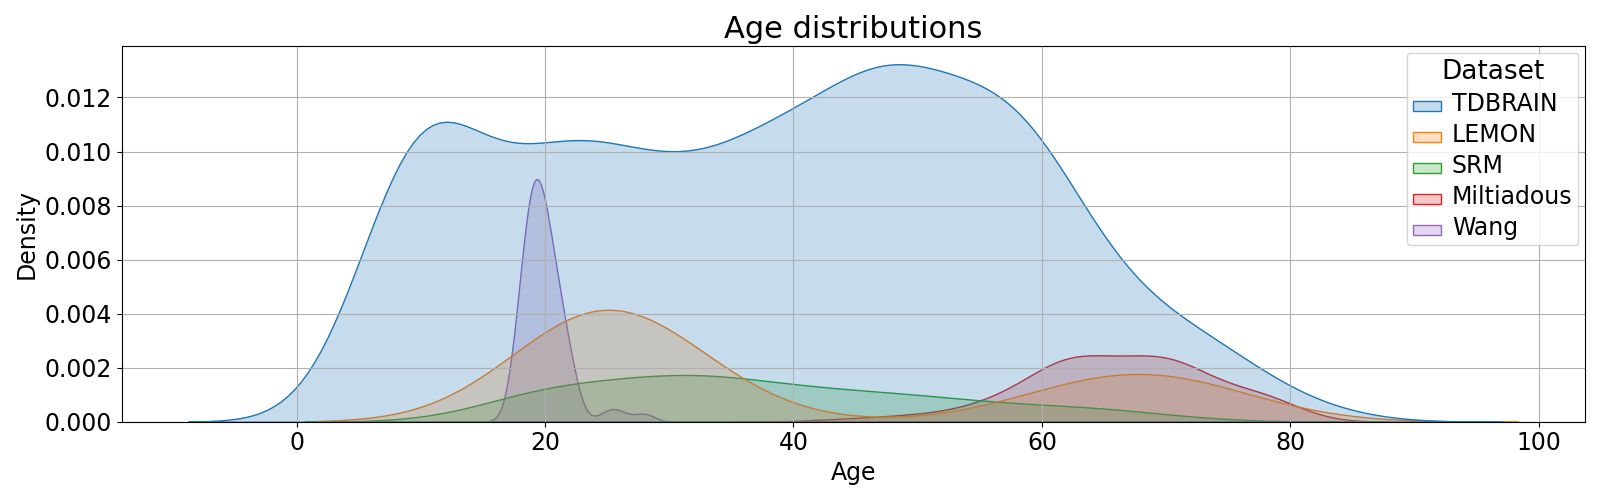

Reproduce this figure in Python.
"""
Script for plotting age distribution of the datasets
"""
import os
from pathlib import Path

import seaborn
from matplotlib import pyplot

from cdl_eeg.data.datasets.hatlestad_hall_dataset import HatlestadHall
from cdl_eeg.data.datasets.miltiadous_dataset import Miltiadous
from cdl_eeg.data.datasets.mpi_lemon import MPILemon
from cdl_eeg.data.datasets.td_brain import TDBrain
from cdl_eeg.data.datasets.yulin_wang_dataset import YulinWang
from cdl_eeg.data.analysis.results_analysis import PRETTY_NAME


def main():
    datasets = (TDBrain(), MPILemon(), HatlestadHall(), Miltiadous(), YulinWang())

    # ----------------
    # Load data
    # ----------------
    age_distributions = {"Age [years]": [], "Dataset": []}
    for dataset in datasets:
        # Use all subjects
        subjects = dataset.get_subject_ids()

        # Add ages and dataset
        age_distributions["Age [years]"].extend(dataset.age(subject_ids=subjects))
        age_distributions["Dataset"].extend([PRETTY_NAME[type(dataset).__name__]] * len(subjects))

    # ----------------
    # Plotting
    # ----------------
    pyplot.figure(figsize=(16, 5))
    ax = seaborn.kdeplot(age_distributions, hue="Dataset", x="Age [years]", fill=True)

    # Cosmetics
    fontsize = 17
    pyplot.title("Age distributions", fontsize=fontsize + 5)
    pyplot.grid()

    pyplot.xticks(fontsize=fontsize)
    pyplot.yticks(fontsize=fontsize)
    pyplot.gca().xaxis.label.set_size(fontsize)
    pyplot.gca().yaxis.label.set_size(fontsize)

    pyplot.setp(ax.get_legend().get_texts(), fontsize=fontsize)
    pyplot.setp(ax.get_legend().get_title(), fontsize=fontsize+2)

    pyplot.tight_layout()

    pyplot.savefig(Path(os.path.dirname(__file__)) / "age_distributions.png")


if __name__ == "__main__":
    main()
